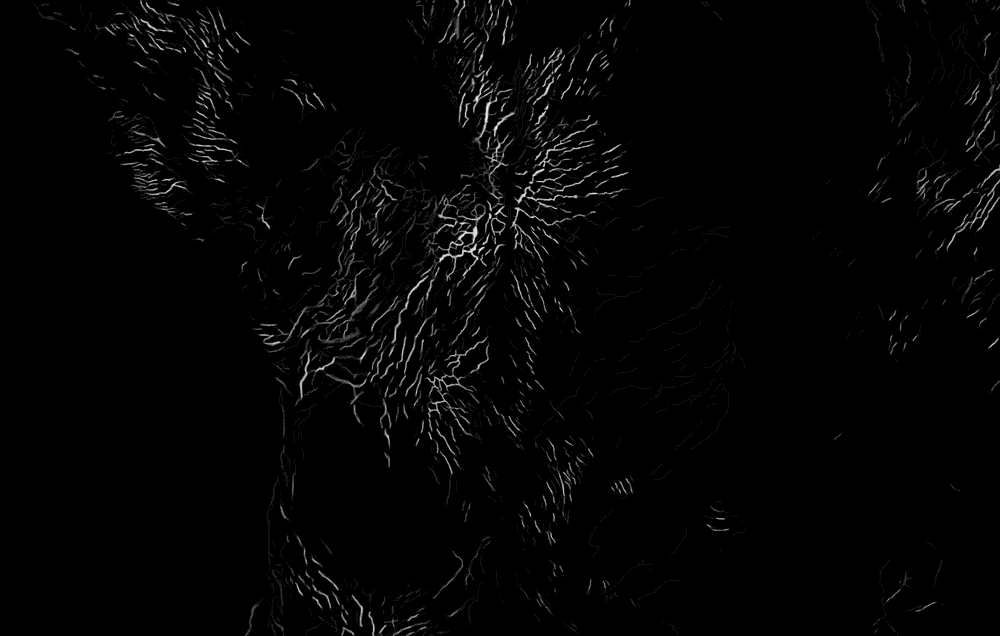
%> input picture detector_responses/gt.tif, 1000 x 636 px, shrunk from 1426 x 907 before the run
$ octave --eval "figure5;"   (GNU Octave 9; MATLAB toolbox functions it lacks are replaced by stand-ins)
%> lines starting %> are read from the running program, lines starting %| are printed output that depends on the picture
function figure5


%%%%%%%%%%%%%%%%%%%%%%%%%%%%%%%%%%%%%%%%%%%%%%%%%%%%%%%%%%%%%%%%%%%%%%%%%%%
%
% Recreates figure 5 (b and c) of the paper:
%
%   T. Lampert and P. Gancarski, 'The Bane of Skew: Uncertain Ranks and
%   Unrepresentative Precision'. In Machine Learning 97 (1-2): 5—32, 2014.
%
%
%
%   Copyright 2013
%
%
%   This is free software: you can redistribute it and/or modify
%   it under the terms of the GNU General Public License as published by
%   the Free Software Foundation, either version 3 of the License, or
%   (at your option) any later version.
%
%   This software is distributed in the hope that it will be useful,
%   but WITHOUT ANY WARRANTY; without even the implied warranty of
%   MERCHANTABILITY or FITNESS FOR A PARTICULAR PURPOSE.  See the
%   GNU General Public License for more details.
%
%   You should have received a copy of the GNU General Public License
%   along with this software. If not, see <http://www.gnu.org/licenses/>.
%
%%%%%%%%%%%%%%%%%%%%%%%%%%%%%%%%%%%%%%%%%%%%%%%%%%%%%%%%%%%%%%%%%%%%%%%%%%%


%%%%%%%%%%%%%%%%%%%%%%%%%%%%%%%%%%%%%%%%%%%%%%%%%%%%%%%%%%%%%%%%%%%%%%%%%%%
% Set variables
%%%%%%%%%%%%%%%%%%%%%%%%%%%%%%%%%%%%%%%%%%%%%%%%%%%%%%%%%%%%%%%%%%%%%%%%%%%


simulate = 1;        % Simulate the class skew by transforming the P-R
                     % curve using Eq. (3) or throw away instances from the
                     % dataset to create the class skew
                     % 1 = simulate, 0 = create

interpolate = 1;     % Smoother curve but is slow

%%%%%%%%%%%%%%%%%%%%%%%%%%%%%%%%%%%%%%%%%%%%%%%%%%%%%%%%%%%%%%%%%%%%%%%%%%%


default_interpreter = get(0, 'DefaultTextInterpreter');
set(0,'DefaultTextInterpreter', 'LaTex');

try

    % Add the folder in which the functions are located to the path list
    path(path, '../toolbox');

    h3 = figure;
    axis square
    hold on
    axis([0 1 0 1]);
    title('Figure 5a: Original P-R Curves (GT $\ge 1$)');
    axis([0 1 0 1]);
    xlabel('Recall ($R$)');
    ylabel('Precision ($P$)');
    drawnow

    h1 = figure;
    axis square
    hold on
    axis([0 1 0 1]);
    title('Figure 5b: P-R Curves ($\pi = 0.01$)');
    axis([0 1 0 1]);
    xlabel('Recall ($R$)');
    ylabel('Precision ($P$)');
    drawnow

    h2 = figure;
    axis square
    hold on
    axis([0 1 0 1]);
    title('Figure 5c: P-R Curves ($\pi = 0.5$)');
    axis([0 1 0 1]);
    xlabel('Recall ($R$)');
    ylabel('Precision ($P$)');
    drawnow


    gt = imread('../detector_responses/gt.tif');
%> gt is the input picture: size 636x1000 uint8; min 0, max 15, mean 0.23
    gt(gt > 0) = 1;
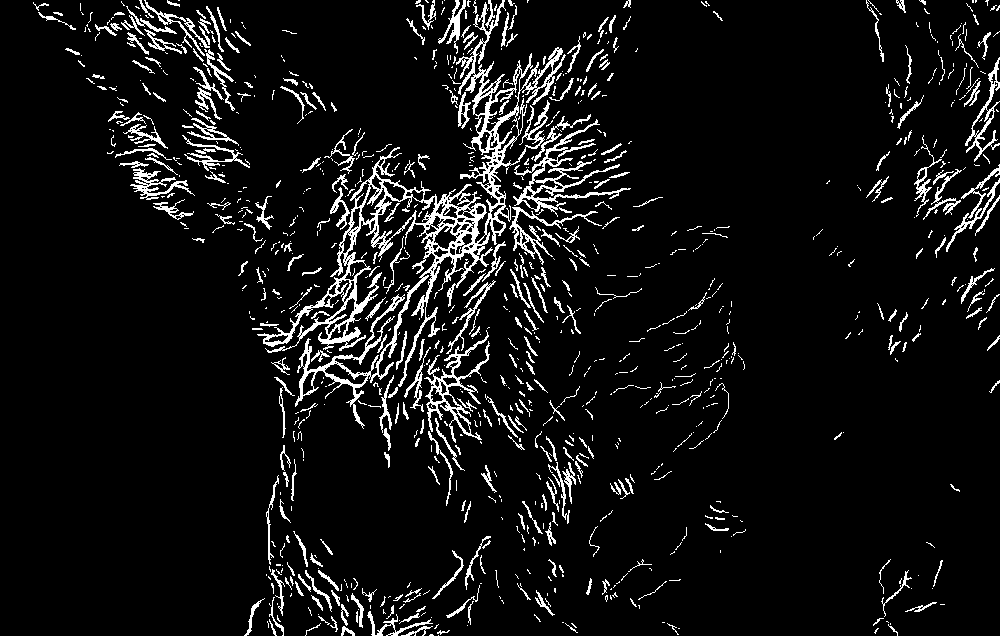
%> gt: size 636x1000 uint8; values 0 (black) and 1 (white), 7.3% white in thin lines or dots
    gt = logical(gt);
    skew = sum(sum(gt > 0)) / numel(gt);
%> skew = 0.0727

    % C-S Detection
    cs_response = imread('../detector_responses/cs_response.tif');
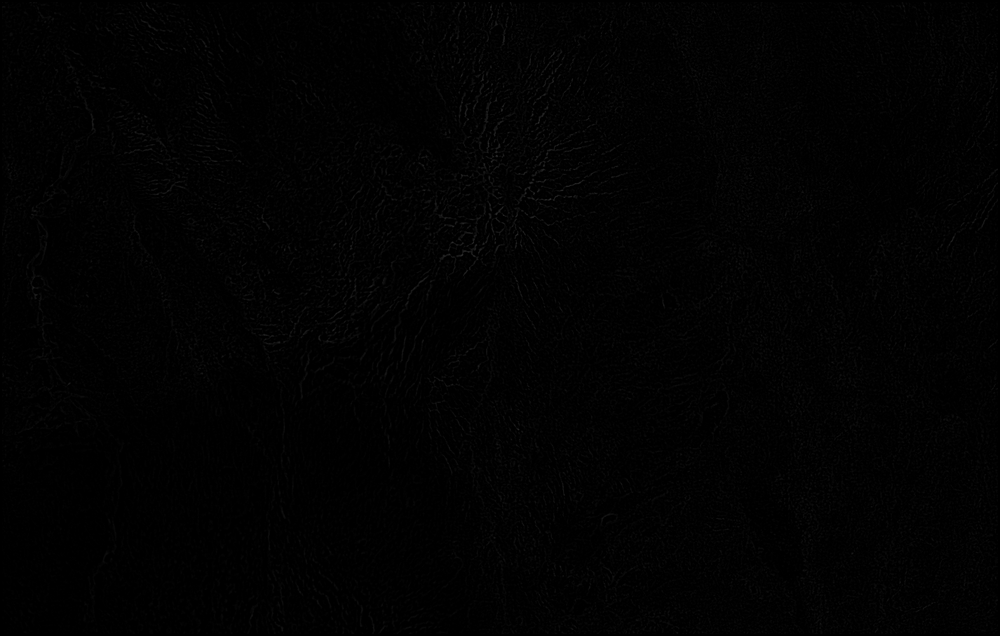
%> input picture detector_responses/cs_response.tif, 1000 x 636 px, shrunk from 1426 x 907 before the run
%> cs_response is the input picture: size 636x1000 uint8; min 0, max 45, mean 1.8
    % Gauss Detection
    ga_response = imread('../detector_responses/gauss_response.tif');
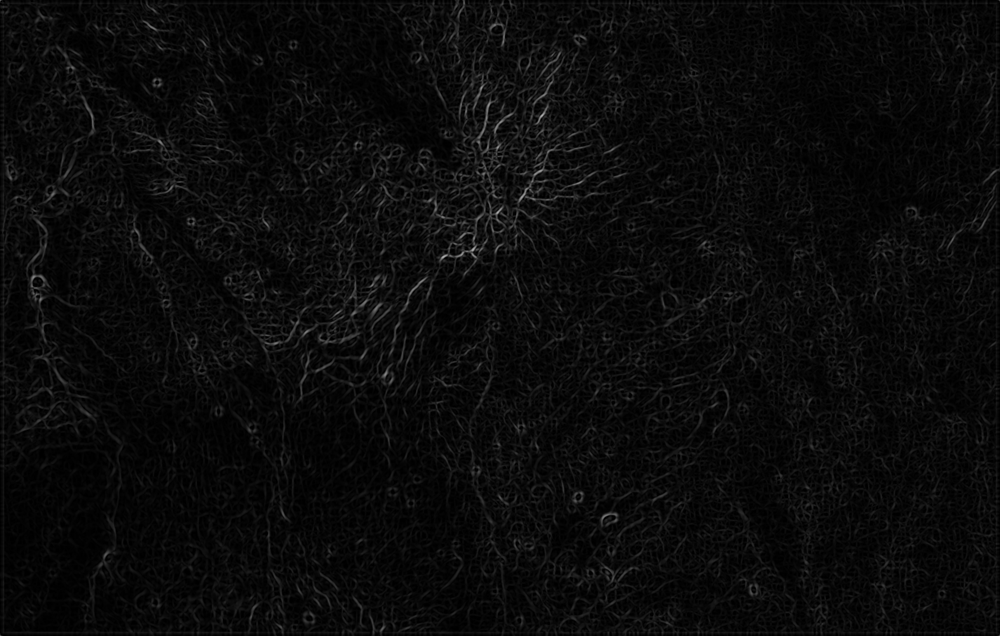
%> input picture detector_responses/gauss_response.tif, 1000 x 636 px, shrunk from 1426 x 907 before the run
%> ga_response is the input picture: size 636x1000 uint8; min 0, max 175, mean 10.8


    % Plot the original curves

    [p, r] = pr_curve(cs_response(:), gt(:), interpolate);
    figure(h3), plot(r, p, 'b');
    hold on;
    [p, r] = pr_curve(ga_response(:), gt(:), interpolate);
    figure(h3), plot(r, p, 'r');
    hold off;
    drawnow


    % First test for skewed case (pi = 0.01)

    if simulate

        % Use the skew transform defined in Equation (3)
        [p, r] = pr_curve(cs_response(:), gt(:), interpolate);
        [p] = p_skew_transform(p, skew, 0.01);

    else

        % OR throw away positive examples to create the class skew
        [cs_response_0_01, gt_0_01] = adjust_skew(cs_response(:), gt(:), [0 1], 0.01);
        [p, r] = pr_curve(cs_response_0_01, gt_0_01, 1);

    end


    auc_0_01(1) = auc(p, r);

    figure(h1), plot(r, p, 'b');
    hold on;


    if simulate

        % Use the skew transform defined in Equation (3)
        [p, r] = pr_curve(ga_response(:), gt(:), interpolate);
        [p] = p_skew_transform(p, skew, 0.01);

    else

        % OR throw away positive examples to create the class skew
        [ga_response_0_01, gt_0_01] = adjust_skew(ga_response(:), gt(:), [0 1], 0.01);
        [p, r] = pr_curve(ga_response_0_01, gt_0_01, interpolate);

    end

    auc_0_01(2) = auc(p, r);

    figure(h1), plot(r, p, 'r');
    legend({['C-S: ' num2str(auc_0_01(1))], ['Gauss: ' num2str(auc_0_01(2))]});
    hold off;

    drawnow


    % Secondly test for balanced case (pi = 0.5)

    if simulate

        % Use the skew transform defined in Equation (3)
        [p, r] = pr_curve(cs_response(:), gt(:), interpolate);
        [p] = p_skew_transform(p, skew, 0.5);

    else

        % OR throw away negative examples to even the class balance
        [cs_response_0_5, gt_0_5] = adjust_skew(cs_response(:), gt(:), [0 1], 0.5);
        [p, r] = pr_curve(cs_response_0_5, gt_0_5, interpolate);

    end

    auc_0_5(1) = auc(p, r);

    figure(h2), plot(r, p, 'b');
    hold on;


    if simulate

        % Use the skew transform defined in Equation (3)
        [p, r] = pr_curve(ga_response(:), gt(:), interpolate);
        [p] = p_skew_transform(p, skew, 0.5);

    else

        % OR throw away negative examples to even the class balance
        [ga_response_0_5, gt_0_5] = adjust_skew(ga_response(:), gt(:), [0 1], 0.5);
        [p, r] = pr_curve(ga_response_0_5, gt_0_5, interpolate);

    end

    auc_0_5(2) = auc(p, r);

    figure(h2), plot(r, p, 'r');
    legend({['C-S: ' num2str(auc_0_5(1))], ['Gauss: ' num2str(auc_0_5(2))]});
    hold off;

    drawnow

catch e

    set(0, 'DefaultTextInterpreter', default_interpreter);

    rethrow(e)
%> (this line was passed over: pr_curve is not available in this run)

end

set(0, 'DefaultTextInterpreter', default_interpreter);


end
